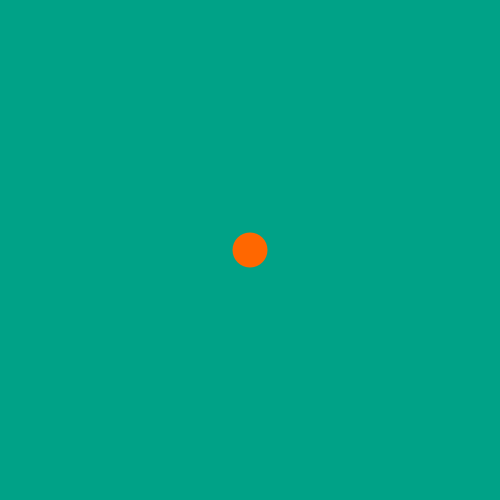
Frame 1 (no input)
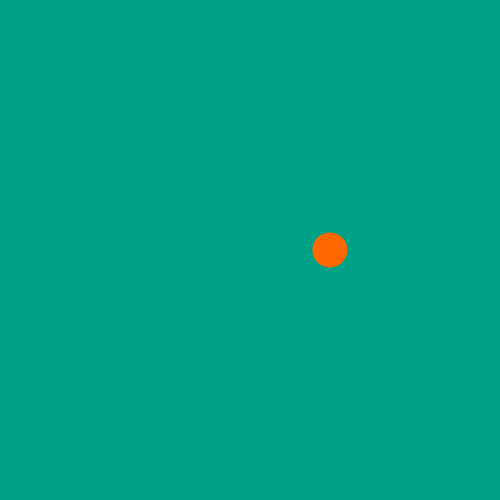
Frame 60 (the mouse pressed at the canvas centre just before this capture)
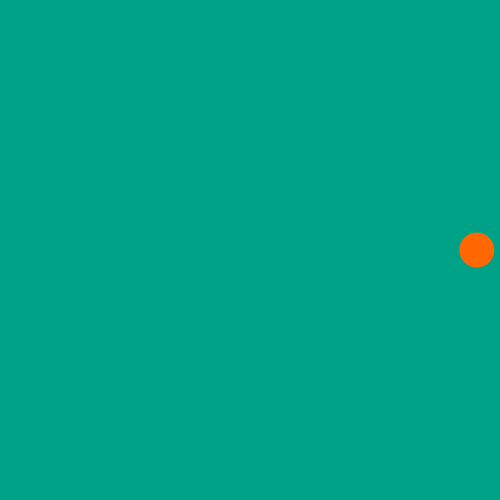
Frame 120 (the mouse held since frame 60 and released just before this capture)

The Processing sketch that drew these frames (run headless with seeded random() and noise(); from frame 60 on, the mouse is pressed at the canvas centre):

// Processing sketch: processing_105017
// ── processing_105017.pde

/*the order of lines inside void draw is important
reminds me C++
be faster and faster
*/


float xPos;
float yPos;
float velocity;
void setup(){
  size(500,500);
  xPos=width/2;
  yPos=height/2;
  velocity=1;
}
  
void draw(){
noStroke();
background(0,162,135);
fill(255,103,0);
ellipse(xPos,yPos,35,35);
xPos=xPos+velocity;
if(xPos<500||xPos>0){
velocity= 1.01*velocity;
//go faster, go faster,go faster
}
if(xPos>500||xPos<0){
velocity= -velocity;
//when ball is hitting border, the direction changes
}
}
   
  
